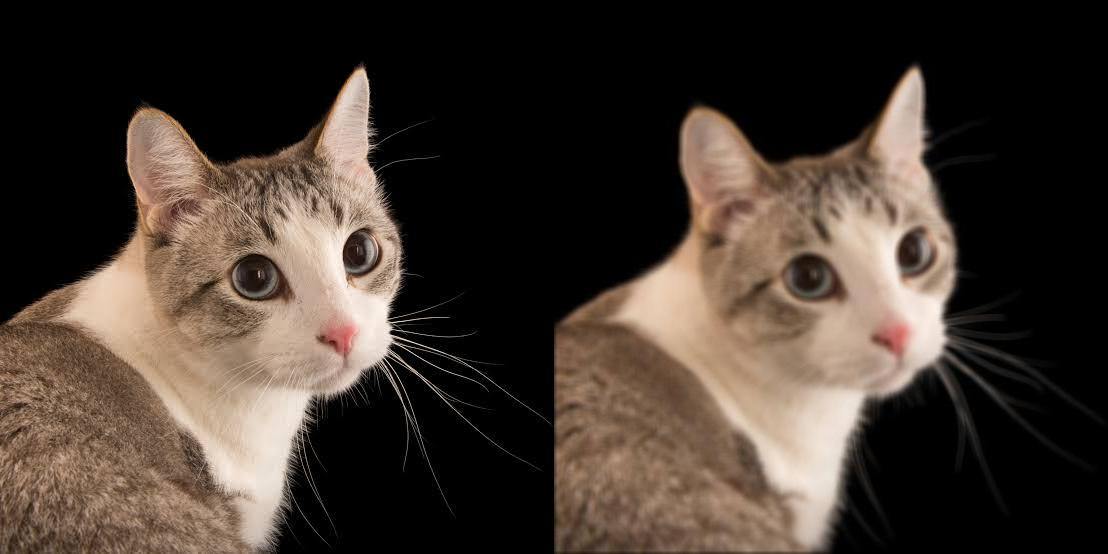
#> input picture CIN/combined.jpg, 1108 x 554 px
$ python -i main4.py   (imports and definitions only)
#> lines starting #> are read from the running program, lines starting #| are printed output that depends on the picture; after the words box and inside, x2 and y2 are one past the last pixel; in counts of white or black regions, pixels touching at a corner belong together
from tkinter import Tk, filedialog
from PIL import Image
import numpy as np
import os
from scipy.ndimage import sobel, gaussian_filter

# Function to select an image file from a specific directory
def select_image(directory):
    root = Tk()
    root.withdraw()  # Hide the root window

    # Set initial directory for file dialog
    file_path = filedialog.askopenfilename(initialdir=directory, filetypes=[("Image files", "*.jpg;*.jpeg;*.png;*.bmp")])
    return file_path

# Function to apply edge detection and highlight edges
def detect_and_highlight_edges(image_array):
    # Apply Gaussian smoothing to reduce noise and sensitivity
    smoothed_image = gaussian_filter(image_array, sigma=1)  # Adjust sigma for more or less smoothing

    # Apply Sobel operator to detect edges
    sobel_x = sobel(smoothed_image, axis=0, mode='reflect')  # Horizontal edges
    sobel_y = sobel(smoothed_image, axis=1, mode='reflect')  # Vertical edges

    # Calculate the magnitude of the gradient
    edge_magnitude = np.hypot(sobel_x, sobel_y)

    # Normalize the edge magnitude to 0-255
    edge_magnitude = (edge_magnitude / np.max(edge_magnitude)) * 255.0

    # Ensure all values are in the range 0-255
    edge_magnitude = np.clip(edge_magnitude, 0, 255)

    # Apply a higher threshold to make the kernel less sensitive
    threshold = 150  # Increase this value for less sensitivity
    edge_highlighted = np.where(edge_magnitude > threshold, 255, 0)

    # Convert to uint8
    edge_highlighted = np.uint8(edge_highlighted)

    return edge_highlighted

# Main function
def main():
    # Specify the directory from which to choose an image
    directory = "C:\\OneDrive\\Document\\Petra\\Sem5\\COMVIS\\Lab Kelas\\Meet03\\"  # Adjust this to your desired directory

    # Ensure the directory exists
    if not os.path.exists(directory):
        print(f"Directory does not exist: {directory}")
        return

    # Select an image file from the specified directory
    image_path = select_image(directory)

    if not image_path:
        print("No image selected.")
        return

    # Load the image
    image = Image.open(image_path).convert('L')  # Convert to grayscale
    image_array = np.array(image)

    # Detect and highlight edges
    edge_highlighted_array = detect_and_highlight_edges(image_array)

    # Convert the highlighted edge array back to an image
    edge_highlighted_image = Image.fromarray(edge_highlighted_array)

    # Save the edge-detected image in the current working directory with a fixed name
    edge_highlighted_image.save('HighlightedEdgeImage.png')
    print("Image saved as: HighlightedEdgeImage.png")

    # Display the edge-detected image using PIL
    edge_highlighted_image.show()

# [2 lines not run here, left out]

>>> import cv2
>>> picture = cv2.imread('../CIN/combined.jpg', cv2.IMREAD_GRAYSCALE)
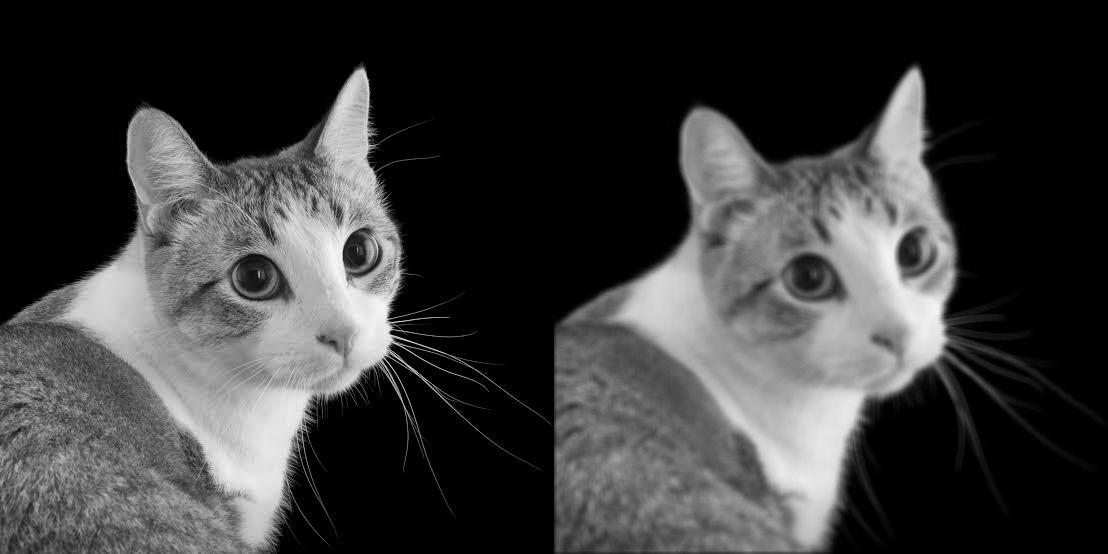
#> picture: shape (554, 1108); min 0, max 254, mean 59
>>> result = detect_and_highlight_edges(picture)
#> in detect_and_highlight_edges, `sobel_x = sobel(smoothed_image, axis=0, mode='reflect')`:
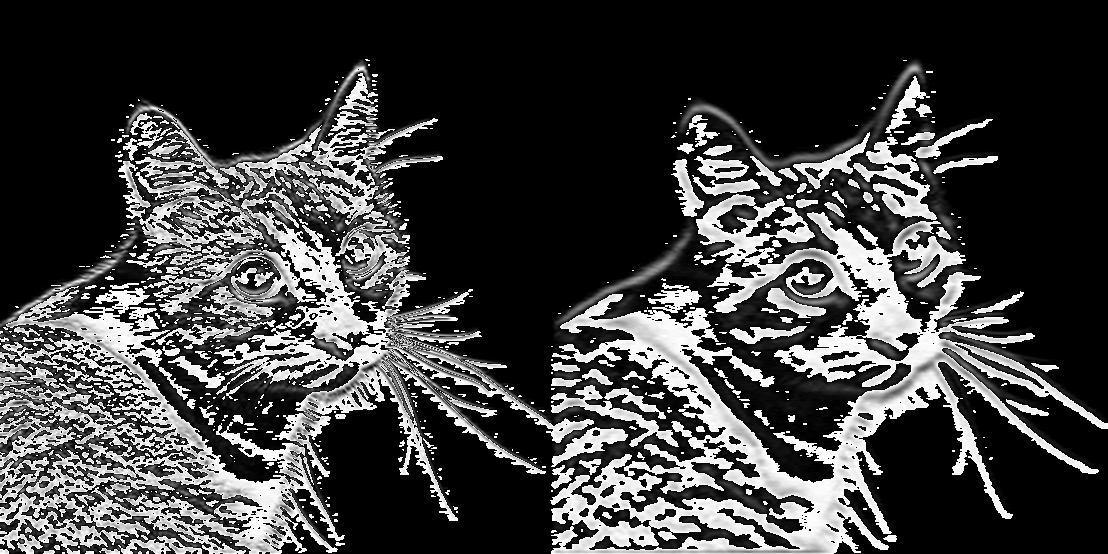
#> sobel_x: shape (554, 1108); min 0, max 255, mean 63
#> in detect_and_highlight_edges, `sobel_y = sobel(smoothed_image, axis=1, mode='reflect')`:
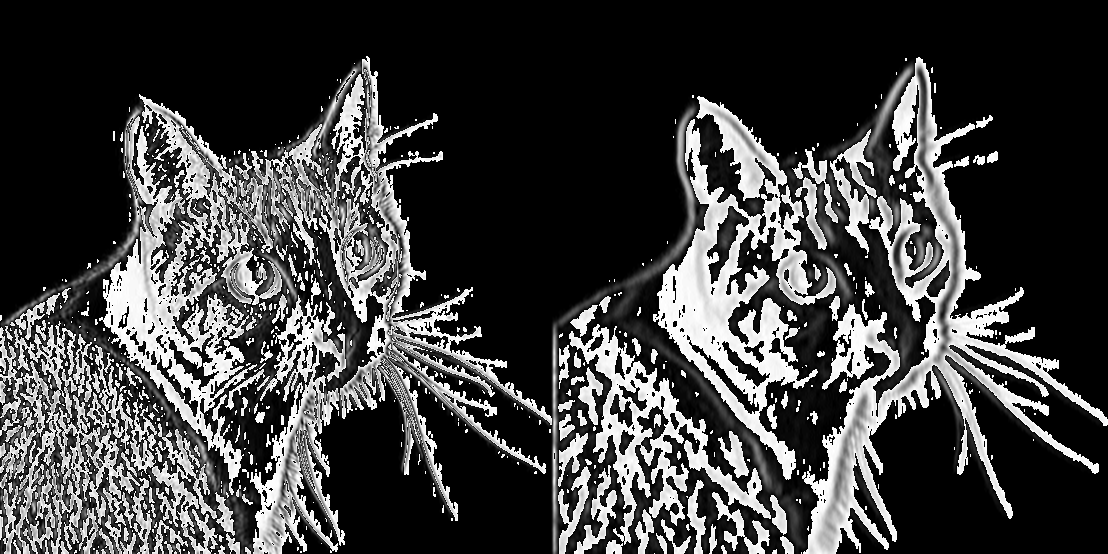
#> sobel_y: shape (554, 1108); min 0, max 255, mean 63.3
#> in detect_and_highlight_edges, `edge_magnitude = np.hypot(sobel_x, sobel_y)`:
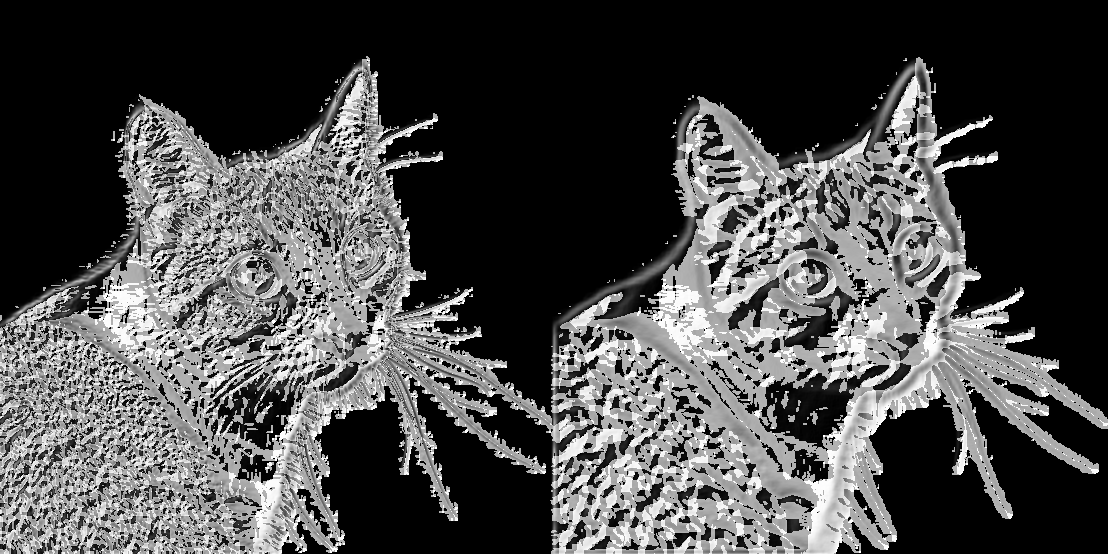
#> edge_magnitude: shape (554, 1108) float16; min 0, max 360.5, mean 104.8; drawn with min black and max white
#> in detect_and_highlight_edges, `edge_highlighted = np.where(edge_magnitude > threshold, 255, 0)`:
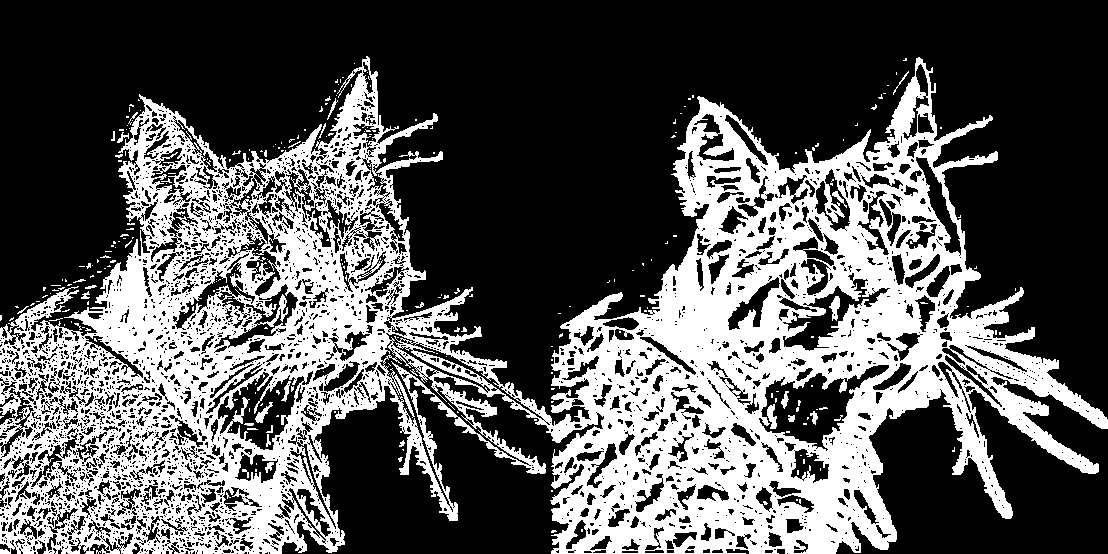
#> edge_highlighted: shape (554, 1108) int64; 34.2% white; 303 white regions (273 under 20 px), largest, box (x1, y1, x2, y2) and area: (0, 56, 1108, 554) 207204, (767, 404, 777, 429) 154, (829, 296, 840, 321) 153
